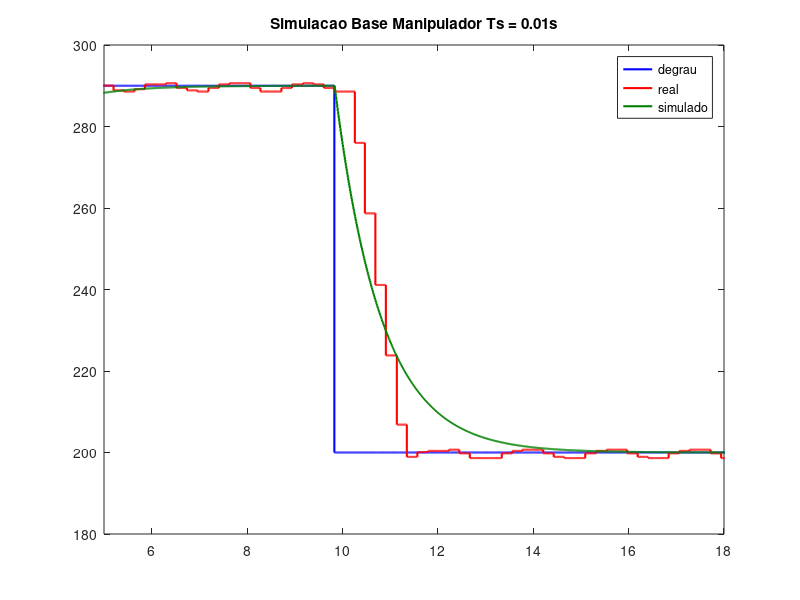
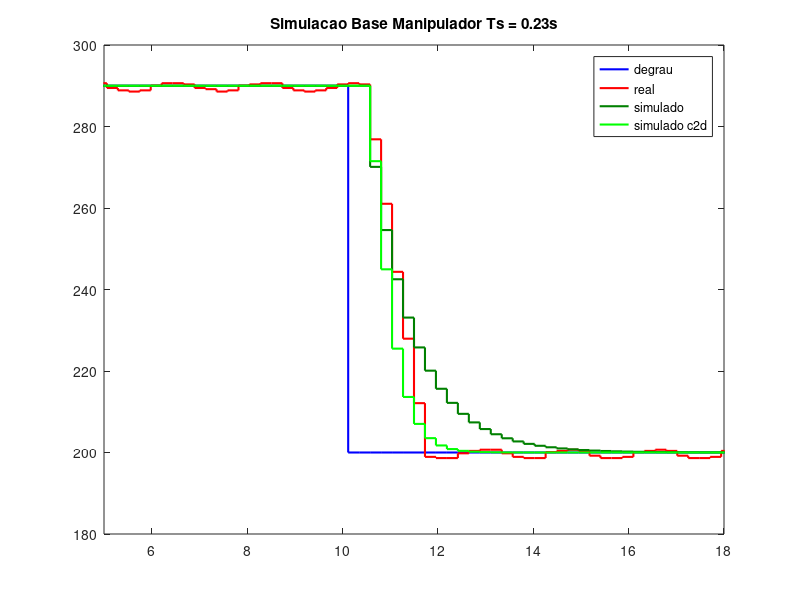
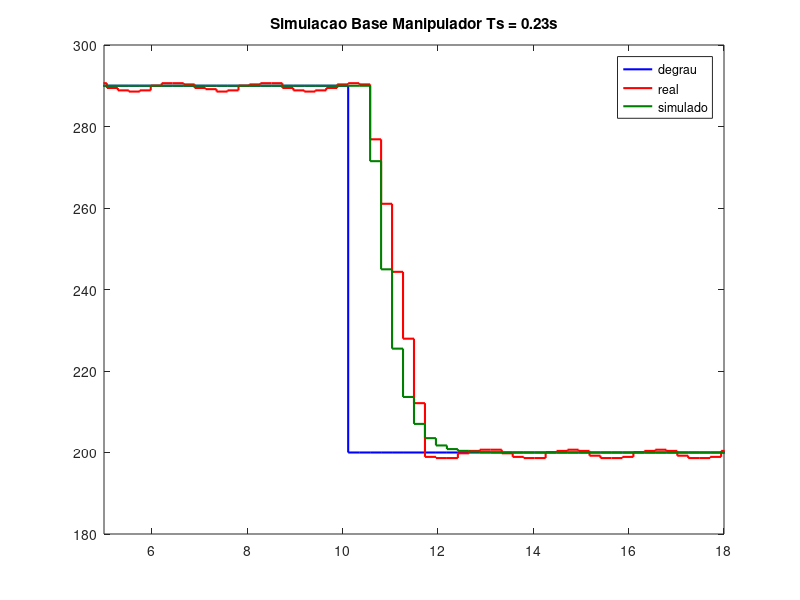
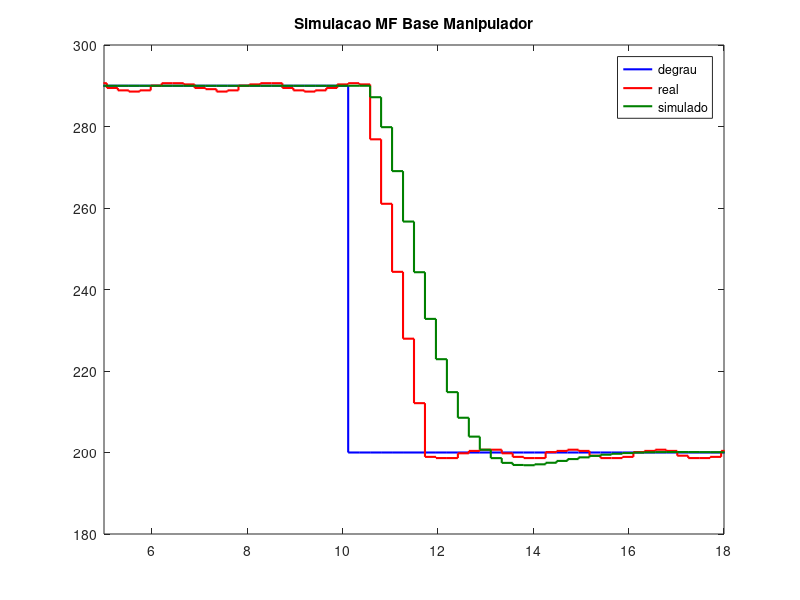

These figures' MATLAB source, in order:
clc;
close all;

load('inputBase0_01.mat')
load('outputBase0_01.mat')
load('inputBase0_23.mat')
load('outputBase0_23.mat')

darkGreen = [0, 0.5, 0];
darknessGreen = [0, 0.1, 0];

tfBase0_01 = tf([0.0102],[1 -0.9898],0.01)

% Um polo - Discreto direto
tfBase0_23 = tf(1,[.92 1])
tfBase0_23 = c2d(tfBase0_23, 0.23,'zoh')
% Dois polos
tfBase0_23_segOrdem = tf([13.3384],[1 7.3043 13.3384])
tfBase0_23_segOrdem = c2d(tfBase0_23_segOrdem, 0.23,'zoh')

timeBase0_01 = 0:0.01:19.99;
timeBase0_23 = 0:0.23:19.78;

refBase0_23_estab = zeros(1,187);
timeBase0_23_estab = 0:0.23:42.78;

for idx = 1:187
    if idx <= 145
        refBase0_23_estab(1,idx) = 290;
    else
        refBase0_23_estab(1,idx) = 200;
    end
end

resultStepBase0_01 = lsim(tfBase0_01,inputBase0_01,timeBase0_01);

resultStepBase0_23 = lsim(tfBase0_23,refBase0_23_estab,timeBase0_23_estab);
resultStepBase0_23_segOrdem = lsim(tfBase0_23_segOrdem,refBase0_23_estab,timeBase0_23_estab);

figure(1)
stairs(timeBase0_01(1,:),inputBase0_01(:,1),'b', 'LineWidth', 1.5);
hold on
stairs(timeBase0_01(1,:),outputBase0_01(:,1),'r', 'LineWidth', 1.5);
hold on
stairs(timeBase0_01(1,:),resultStepBase0_01,'Color',[0,.5,0], 'LineWidth', 1.5);
axis([5 18 180 300])
legend('degrau','real','simulado')
title('Simulacao Base Manipulador Ts = 0.01s')

figure(2)
stairs(timeBase0_23(1,:),inputBase0_23(:,1),'b', 'LineWidth', 1.5);
hold on
stairs(timeBase0_23(1,:),outputBase0_23(:,1),'r', 'LineWidth', 1.5);
hold on
stairs(timeBase0_23(1,:),resultStepBase0_23(101:187,1),'Color',darkGreen, 'LineWidth', 1.5);
hold on
stairs(timeBase0_23(1,:),resultStepBase0_23_segOrdem(101:187,1),'g', 'LineWidth', 1.5);
axis([5 18 180 300])
legend('degrau','real','simulado', 'simulado c2d', 'simulado segOrdem')
title('Simulacao Base Manipulador Ts = 0.23s')

figure(3)
stairs(timeBase0_23(1,:),inputBase0_23(:,1),'b', 'LineWidth', 1.5);
hold on
stairs(timeBase0_23(1,:),outputBase0_23(:,1),'r', 'LineWidth', 1.5);
hold on
stairs(timeBase0_23(1,:),resultStepBase0_23_segOrdem(101:187,1),'Color',darkGreen, 'LineWidth', 1.5);
axis([5 18 180 300])
legend('degrau','real','simulado')
title('Simulacao Base Manipulador Ts = 0.23s')

% ---------------------------- Malha Fechada -------------------------

% C_BASE = C_FOREARM = ( 3.74*s + 3.4 ) / s
% 
% pid = kp + ki/s + kd*s
% 
% Zero = -0.909090
% Polo = 0
% 
% Kp = 3.74
% Ki = 3.4

%c_pi = tf([3.74 3.4],[1 0])
%c_pi = c2d(c_pi,0.23,'zoh')
% c_pi = tf([0.41305 -0.200783605],[1 -1],0.23)

% Tirando o zero nao minimo do controlador
c_pi = tf([0.152 0.032],[1 -1],0.23)
mf_Base = feedback(c_pi*tfBase0_23_segOrdem,1)

result_mf_step_base = lsim(mf_Base,refBase0_23_estab,timeBase0_23_estab);

figure(4)
stairs(timeBase0_23(1,:),inputBase0_23(:,1),'b', 'LineWidth', 1.5);
hold on
stairs(timeBase0_23(1,:),outputBase0_23(:,1),'r', 'LineWidth', 1.5);
hold on
stairs(timeBase0_23(1,:),result_mf_step_base(101:187,1),'b','Color',darkGreen, 'LineWidth', 1.5);
axis([5 18 180 300])
legend('degrau','real','simulado')
title('Simulacao MF Base Manipulador')
